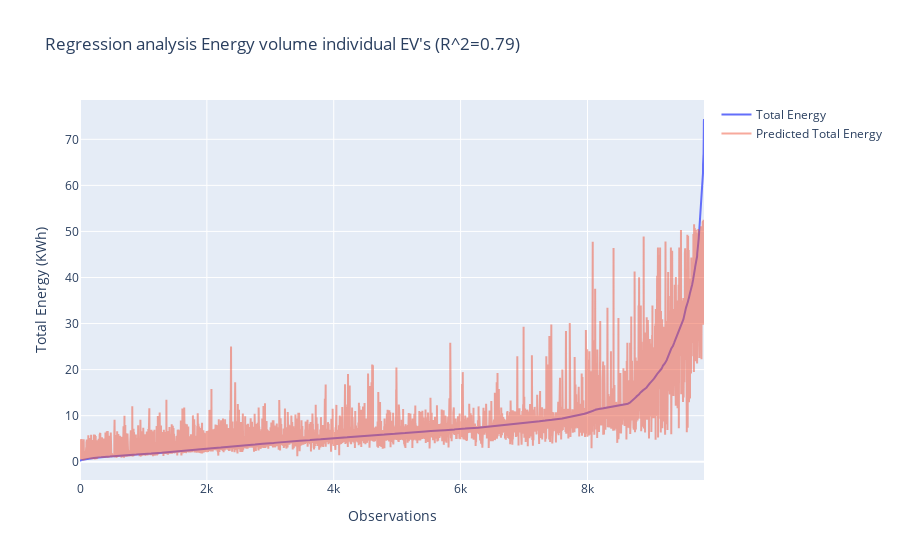

The cell this chart's notebook holds for it:
### Code cell
import plotly.graph_objects as go

fig = go.Figure()

    

subDf=trainDf
subDf['predEnergy']=reg.predict(X)
subDf=trainDf.sort_values(by='TotalEnergy(KWh)')
subDf
fig.add_trace(go.Scatter(y=subDf['TotalEnergy(KWh)'],
                    name='Total Energy'))
fig.add_trace(go.Scatter(y=subDf['predEnergy'],
                    name='Predicted Total Energy',opacity=0.5))
fig.update_layout(
    title="Regression analysis Energy volume individual EV's (R^2=0.79)",
    yaxis_title="Total Energy (KWh)",
    xaxis_title="Observations")
fig.show()

### Figure 1 — Plotly figure (JSON) as saved in the notebook; plotly's stock layout.template omitted (floating-point values rounded to 4 significant figures; data arrays with more than 128 entries replaced by an {"elided": "..."} marker saying what was removed)
{"data": [{"name": "Total Energy", "type": "scatter", "y": {"elided": "9838 float values"}}, {"name": "Predicted Total Energy", "opacity": 0.5, "type": "scatter", "y": {"elided": "9838 float values"}}], "layout": {"title": {"text": "Regression analysis Energy volume individual EV's (R^2=0.79)"}, "xaxis": {"title": {"text": "Observations"}}, "yaxis": {"title": {"text": "Total Energy (KWh)"}}}}
